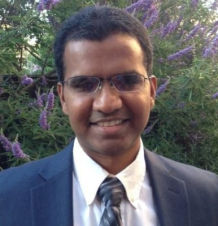
#> input picture lab6/god.jpg, 218 x 226 px
$ python sunset.py
#> lines starting #> are read from the running program, lines starting #| are printed output that depends on the picture
from PIL import Image

im = Image.open('god.jpg')
#> im is the input picture: PIL image 218x226 RGB; mean R, G, B 99.2, 98.3, 101.7

def sunset(picture):
    new_list = []
    for p in picture.getdata():
        temp = (p[0], int(p[1] * 0.5), int(p[2] * 0.3))
        new_list.append(temp)
#> this loop made 49268 passes
#> (p, temp) on passes 1 to 3: ((112, 129, 113), (112, 64, 33)), ((125, 142, 126), (125, 71, 37)), ((94, 110, 97), (94, 55, 29))
#> after the loop, new_list = 49268 items
    picture.putdata(new_list)
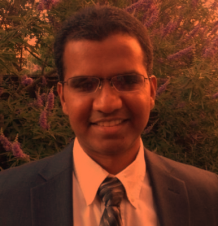
#> picture: PIL image 218x226 RGB; mean R, G, B 99.2, 48.9, 30.1
    im.show()
sunset(im)
